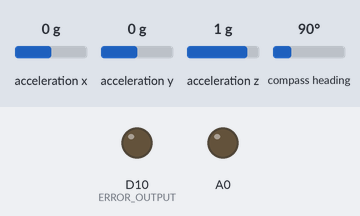
This sketch was run on a simulated Arduino Uno R4 Minima. Shown: output pins drawn as LEDs (lit = HIGH). Inputs (shaded band) come from the test bench; at power-on: acceleration x 0 g, acceleration y 0 g, acceleration z 1 g, compass heading 90°. What the sketch prints to the serial monitor is not drawn.

Above: at 10.2 s.
10.3 s: acceleration x set to 0.8 g
At 11.5 s:
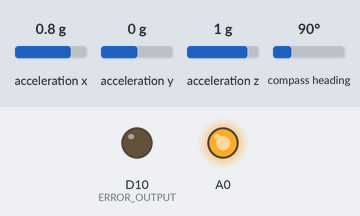
11.8 s: acceleration x set to -1.4 g
At 12.8 s:
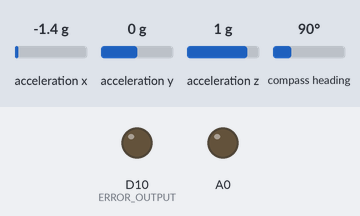
13.3 s: acceleration x set to 1.4 g
At 14.0 s:
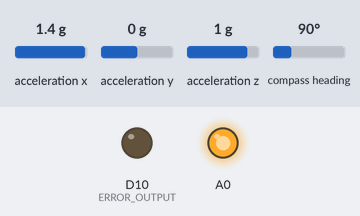
Timing chart, 0 to 16.3 s (numbered marks = the images above; inputs shaded):
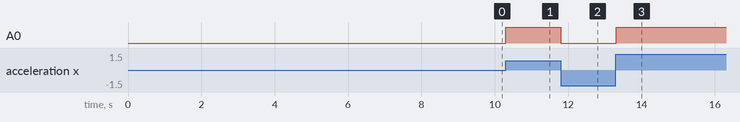

Measured:
- after the input at 10.3 s, A0: LOW → HIGH at once
- after the input at 11.8 s, A0: HIGH → LOW at once
- after the input at 13.3 s, A0: LOW → HIGH at once

The sketch:

RoboCrane2024_Sensor_Reading.ino
```cpp
#include <Wire.h>
#include <Adafruit_MCP4725.h>
#include <Adafruit_BNO055.h>
#include <utility/imumaths.h>
//#include <Adafruit_Sensor.h>


int SCALE_X = 0;
int SCALE_Y = 0;

Adafruit_MCP4725 dac;
// Set this value to 12,10 or 8 to adjust the resolution DAC 3 Click
#define DAC_RESOLUTION    (12)
#define DAC_ADDRESS 0x60

byte Arduino_RESOLUTION = 12;
byte BNO055_Address = 55;
Adafruit_BNO055 bno = Adafruit_BNO055(BNO055_Address);

int ERROR_OUTPUT=10;

void setup() {

  pinMode(ERROR_OUTPUT, OUTPUT);
  pinMode(A0, OUTPUT);

  analogWriteResolution(Arduino_RESOLUTION); // Set PWM resolution for the Arduino Wifi R4 (might be adjusted by analogWave)
  // Set this value to 8 to 12 bits to adjust the resolution for the Arduino Wifi R4

  Serial.begin(115200); //Sets the data rate in bits per second (baud) for serial data transmission
  //the fastest broadrate for this Arduino is 115200 bits per second
  Serial.println("");
  Serial.print("BNO055 address=");
  Serial.print(BNO055_Address);
  Serial.println("");
  Serial.print("DAC 3 click address=");
  Serial.println(DAC_ADDRESS);
  delay(3000);

  Serial.println("");
  Serial.println("BNO055 Sensor Test");

  /* Initialise the sensor */
  if (!bno.begin())
  {
    /* There was a problem detecting the BNO055 ... check your connections */
    Serial.print("no BNO055 detected ... Check your wiring or I2C ADDR!");
    while (1);
  }
  else {
    Serial.println("BNO055 detected");
    Serial.println("");
  }

  delay(3000);

  bno.setExtCrystalUse(true);

  // Start I2C-communicatie
  Wire.begin();

  // Print een opstartbericht
  Serial.println("DAC 3 click Test");

  // Controleer of het DAC-apparaat aanwezig is
  if (!dac.begin(DAC_ADDRESS)) {
    Serial.println("no DAC 3 click detected ... Check your wiring or I2C ADDR!");
    while (1) {}
  } else {
    Serial.println("DAC 3 click detected");
  }

  delay(3000);
}

void loop(void) {

  sensors_event_t event;
  bno.getEvent(&event);
  Serial.println("");
  Serial.print("X: ");
  Serial.print(event.orientation.x, 4);
  Serial.print("\tY: ");
  Serial.print(event.orientation.y, 4);
  Serial.print("\tZ: ");
  Serial.print(event.orientation.z, 4);
  Serial.println("");

  //4095 possibilities for 12 bits
  //1024 possibilities for 10 bits
  //255 possibilities for 8 bits
  SCALE_X = map(event.orientation.z, 7.9375, -0.5, 4095, 0);
  SCALE_Y = map(event.orientation.y, 7.9375, -0.5, 4095, 0);
//19.25
  Serial.println("");
  Serial.print("SCALE_X=");
  Serial.println(SCALE_X);

  Serial.print("SCALE_Y=");
  Serial.println(SCALE_Y);


  dac.setVoltage(SCALE_X, false);

  analogWrite(A0, SCALE_Y);


}
```
